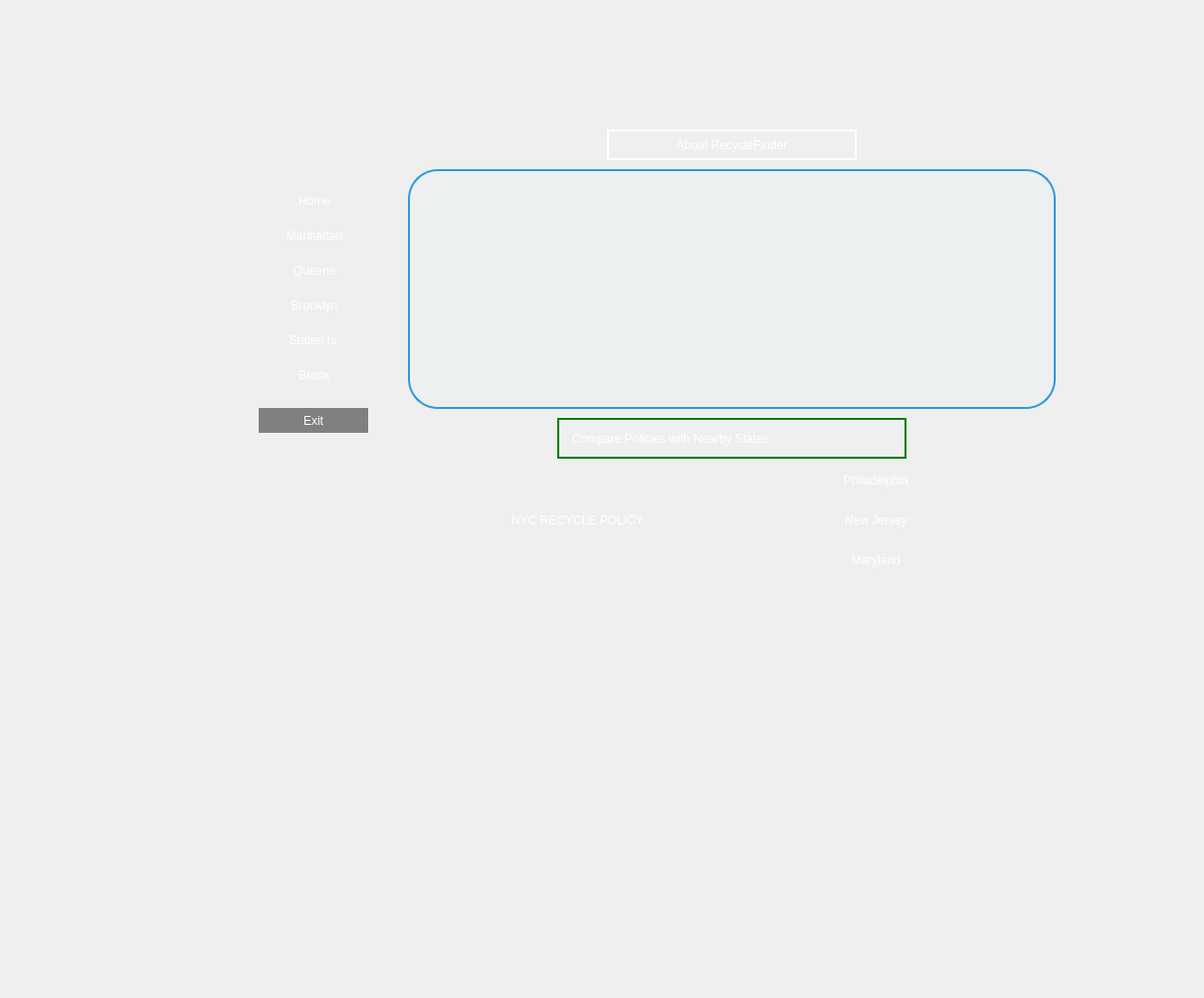
<?xml version="1.0" encoding="UTF-8"?>
<ui version="4.0">
 <class>RecyclingBinFinder</class>
 <widget class="QWidget" name="RecyclingBinFinder">
  <property name="geometry">
   <rect>
    <x>0</x>
    <y>0</y>
    <width>1210</width>
    <height>1003</height>
   </rect>
  </property>
  <property name="windowTitle">
   <string>RecyclingBinFinder</string>
  </property>
  <property name="styleSheet">
   <string notr="true">QWidget
{
	border: none;
	color:white;
	font: 700 22pt &quot;Arial&quot;;
	border-radius:30px;


}</string>
  </property>
  <widget class="QTextBrowser" name="displayWindow">
   <property name="geometry">
    <rect>
     <x>410</x>
     <y>170</y>
     <width>651</width>
     <height>241</height>
    </rect>
   </property>
   <property name="styleSheet">
    <string notr="true">QTextBrowser {
    border: 2px solid #3498db; /* Border color: Flat Blue */
    background-color: #ecf0f1; /* Light Gray Background */
    color: #2c3e50; /* Dark Gray Text Color */
    font: 700 18pt &quot;Arial&quot;;
    padding: 15px;
}

QTextBrowser::item {
    border-bottom: 2px solid black; 
    padding: 10px;
}

QTextBrowser::item:last {
    border-bottom: none; /* Remove border on the last item */
}</string>
   </property>
  </widget>
  <widget class="QWidget" name="layoutWidget">
   <property name="geometry">
    <rect>
     <x>260</x>
     <y>180</y>
     <width>112</width>
     <height>222</height>
    </rect>
   </property>
   <layout class="QVBoxLayout" name="verticalLayout">
    <item>
     <widget class="QPushButton" name="homeButton">
      <property name="styleSheet">
       <string notr="true">QPushButton {
    border: none;
    color: white;
     background: qlineargradient(x1:0, y1:0, x2:1, y2:1,
                                stop: 0 lightgreen, stop: 1 green);
    font: 700 22pt &quot;Arial&quot;;
    border-radius: 30px;
    transition: background-color 0.3s ease;
}
  

QPushButton:hover {
    background: qlineargradient(x1:0, y1:0, x2:1, y2:1,
                                stop: 0 green, stop: 1 darkgreen);
}
</string>
      </property>
      <property name="text">
       <string>Home</string>
      </property>
     </widget>
    </item>
    <item>
     <widget class="QPushButton" name="manButton">
      <property name="styleSheet">
       <string notr="true">QPushButton {
    border: none;
    color: white;
     background: qlineargradient(x1:0, y1:0, x2:1, y2:1,
                                stop: 0 lightgreen, stop: 1 green);
    font: 700 22pt &quot;Arial&quot;;
    border-radius: 30px;
    transition: background-color 0.3s ease;
}

 

QPushButton:hover {
    background: qlineargradient(x1:0, y1:0, x2:1, y2:1,
                                stop: 0 green, stop: 1 darkgreen);
}</string>
      </property>
      <property name="text">
       <string>Manhattan</string>
      </property>
      <property name="autoRepeat">
       <bool>false</bool>
      </property>
     </widget>
    </item>
    <item>
     <widget class="QPushButton" name="qnsButton">
      <property name="styleSheet">
       <string notr="true">QPushButton {
    border: none;
    color: white;
     background: qlineargradient(x1:0, y1:0, x2:1, y2:1,
                                stop: 0 lightgreen, stop: 1 green);
    
 
    font: 700 22pt &quot;Arial&quot;;
    border-radius: 30px;
    transition: background-color 0.3s ease;
}

   

QPushButton:hover {
    background: qlineargradient(x1:0, y1:0, x2:1, y2:1,
                                stop: 0 green, stop: 1 darkgreen);
}</string>
      </property>
      <property name="text">
       <string>Queens</string>
      </property>
     </widget>
    </item>
    <item>
     <widget class="QPushButton" name="bkButton">
      <property name="styleSheet">
       <string notr="true">QPushButton {
    border: none;
    color: white;
    background: qlineargradient(x1:0, y1:0, x2:1, y2:1,
                                stop: 0 lightgreen, stop: 1 green);
    
    font: 700 22pt &quot;Arial&quot;;
    border-radius: 30px;
    transition: background-color 0.3s ease;
}

 
QPushButton:hover {
    background: qlineargradient(x1:0, y1:0, x2:1, y2:1,
                                stop: 0 green, stop: 1 darkgreen);
    
}</string>
      </property>
      <property name="text">
       <string>Brooklyn</string>
      </property>
     </widget>
    </item>
    <item>
     <widget class="QPushButton" name="siButton">
      <property name="styleSheet">
       <string notr="true">QPushButton {
    border: none;
    color: white;
      background: qlineargradient(x1:0, y1:0, x2:1, y2:1,
                                stop: 0 lightgreen, stop: 1 green);
    font: 700 22pt &quot;Arial&quot;;
    border-radius: 30px;
    transition: background-color 0.3s ease;
}
     

QPushButton:hover {
    background: qlineargradient(x1:0, y1:0, x2:1, y2:1,
                                stop: 0 green, stop: 1 darkgreen);
}</string>
      </property>
      <property name="text">
       <string>Staten Is.</string>
      </property>
     </widget>
    </item>
    <item>
     <widget class="QPushButton" name="bxButton">
      <property name="styleSheet">
       <string notr="true">QPushButton {
    border: none;
    color: white;
    background: qlineargradient(x1:0, y1:0, x2:1, y2:1,
                                stop: 0 lightgreen, stop: 1 green);
    font: 700 22pt &quot;Arial&quot;;
    border-radius: 30px;
    transition: background-color 0.3s ease;
}



QPushButton:hover {
    background: qlineargradient(x1:0, y1:0, x2:1, y2:1,
                                stop: 0 green, stop: 1 darkgreen);
}</string>
      </property>
      <property name="text">
       <string>Bronx</string>
      </property>
     </widget>
    </item>
   </layout>
  </widget>
  <widget class="QPushButton" name="homeButton_2">
   <property name="geometry">
    <rect>
     <x>450</x>
     <y>510</y>
     <width>261</width>
     <height>25</height>
    </rect>
   </property>
   <property name="styleSheet">
    <string notr="true">QPushButton {
    border: none;
    color: white;
    background: qlineargradient(x1:0, y1:0, x2:1, y2:1,
                                stop: 0 lightblue, stop: 1 royalblue); /* Gradient from lightblue to royalblue */
    font: 700 22pt &quot;Arial&quot;;
    border-radius: 30px;
    transition: background-color 0.3s ease;
}

QPushButton:hover {
    background: qlineargradient(x1:0, y1:0, x2:1, y2:1,
                                stop: 0 royalblue, stop: 1 midnightblue); /* Gradient from royalblue to midnightblue on hover */
}</string>
   </property>
   <property name="text">
    <string>NYC RECYCLE POLICY</string>
   </property>
  </widget>
  <widget class="QPushButton" name="siButton_2">
   <property name="geometry">
    <rect>
     <x>260</x>
     <y>410</y>
     <width>110</width>
     <height>25</height>
    </rect>
   </property>
   <property name="styleSheet">
    <string notr="true">QPushButton
{
	border: none;
	color:white;
	background-color:grey;
	font: 700 22pt &quot;Arial&quot;;
	border-radius:30px;
}</string>
   </property>
   <property name="text">
    <string>Exit</string>
   </property>
  </widget>
  <widget class="QPushButton" name="qnsButton_2">
   <property name="geometry">
    <rect>
     <x>610</x>
     <y>130</y>
     <width>251</width>
     <height>31</height>
    </rect>
   </property>
   <property name="styleSheet">
    <string notr="true">QPushButton {
    border: 2px solid white;
    color: white;
     background: qlineargradient(x1:0, y1:0, x2:1, y2:1,
                                stop: 0 lightgreen, stop: 1 green);
    font: 700 22pt &quot;Arial&quot;;
    border-radius: 30px;
    transition: background-color 0.3s ease;
}

QPushButton:hover {
    background: qlineargradient(x1:0, y1:0, x2:1, y2:1,
                                stop: 0 green, stop: 1 darkgreen);
}</string>
   </property>
   <property name="text">
    <string>About RecycleFinder</string>
   </property>
  </widget>
  <widget class="QLabel" name="label_2">
   <property name="geometry">
    <rect>
     <x>560</x>
     <y>420</y>
     <width>351</width>
     <height>41</height>
    </rect>
   </property>
   <property name="styleSheet">
    <string notr="true">QLabel {
    color: white;
    background: qlineargradient(x1:0, y1:0, x2:1, y2:1,
                                 stop:0 #3498db, stop:1 #bdc3c7);
    border: 2px solid green;
    font: bold 18pt &quot;Arial&quot;;
    border-radius: 30px;
    padding: 10px;
}</string>
   </property>
   <property name="text">
    <string>Compare Policies with Nearby States</string>
   </property>
  </widget>
  <widget class="QPushButton" name="homeButton_3">
   <property name="geometry">
    <rect>
     <x>750</x>
     <y>470</y>
     <width>261</width>
     <height>25</height>
    </rect>
   </property>
   <property name="styleSheet">
    <string notr="true">QPushButton {
    border: none;
    color: white;
    background: qlineargradient(x1:0, y1:0, x2:1, y2:1,
                                stop: 0 lightblue, stop: 1 royalblue); /* Gradient from lightblue to royalblue */
    font: 700 22pt &quot;Arial&quot;;
    border-radius: 30px;
    transition: background-color 0.3s ease;
}

QPushButton:hover {
    background: qlineargradient(x1:0, y1:0, x2:1, y2:1,
                                stop: 0 royalblue, stop: 1 midnightblue); /* Gradient from royalblue to midnightblue on hover */
}</string>
   </property>
   <property name="text">
    <string>Philadelphia</string>
   </property>
  </widget>
  <widget class="QPushButton" name="homeButton_4">
   <property name="geometry">
    <rect>
     <x>750</x>
     <y>510</y>
     <width>261</width>
     <height>25</height>
    </rect>
   </property>
   <property name="styleSheet">
    <string notr="true">QPushButton {
    border: none;
    color: white;
    background: qlineargradient(x1:0, y1:0, x2:1, y2:1,
                                stop: 0 lightblue, stop: 1 royalblue); /* Gradient from lightblue to royalblue */
    font: 700 22pt &quot;Arial&quot;;
    border-radius: 30px;
    transition: background-color 0.3s ease;
}

QPushButton:hover {
    background: qlineargradient(x1:0, y1:0, x2:1, y2:1,
                                stop: 0 royalblue, stop: 1 midnightblue); /* Gradient from royalblue to midnightblue on hover */
}</string>
   </property>
   <property name="text">
    <string>New Jersey</string>
   </property>
  </widget>
  <widget class="QPushButton" name="homeButton_5">
   <property name="geometry">
    <rect>
     <x>750</x>
     <y>550</y>
     <width>261</width>
     <height>25</height>
    </rect>
   </property>
   <property name="styleSheet">
    <string notr="true">QPushButton {
    border: none;
    color: white;
    background: qlineargradient(x1:0, y1:0, x2:1, y2:1,
                                stop: 0 lightblue, stop: 1 royalblue); /* Gradient from lightblue to royalblue */
    font: 700 22pt &quot;Arial&quot;;
    border-radius: 30px;
    transition: background-color 0.3s ease;
}

QPushButton:hover {
    background: qlineargradient(x1:0, y1:0, x2:1, y2:1,
                                stop: 0 royalblue, stop: 1 midnightblue); /* Gradient from royalblue to midnightblue on hover */
}</string>
   </property>
   <property name="text">
    <string>Maryland</string>
   </property>
  </widget>
  <widget class="Line" name="line">
   <property name="geometry">
    <rect>
     <x>722</x>
     <y>470</y>
     <width>16</width>
     <height>111</height>
    </rect>
   </property>
   <property name="styleSheet">
    <string notr="true">Line{
border: 5px solid white;
}</string>
   </property>
   <property name="orientation">
    <enum>Qt::Vertical</enum>
   </property>
  </widget>
  <widget class="QFrame" name="frame">
   <property name="geometry">
    <rect>
     <x>140</x>
     <y>-10</y>
     <width>1201</width>
     <height>811</height>
    </rect>
   </property>
   <property name="styleSheet">
    <string notr="true">
QWidget
{
	border: none;
	color:white;
	font: 700 22pt &quot;Arial&quot;;
	border-radius:30px;
         background-image: url('/Users/abirmahmood/Desktop/Fall Classes 2023/csc 211H/honorsProject/Background-img.jpeg');

}</string>
   </property>
   <property name="frameShape">
    <enum>QFrame::StyledPanel</enum>
   </property>
   <property name="frameShadow">
    <enum>QFrame::Raised</enum>
   </property>
  </widget>
  <zorder>frame</zorder>
  <zorder>displayWindow</zorder>
  <zorder>layoutWidget</zorder>
  <zorder>homeButton_2</zorder>
  <zorder>siButton_2</zorder>
  <zorder>qnsButton_2</zorder>
  <zorder>label_2</zorder>
  <zorder>homeButton_3</zorder>
  <zorder>homeButton_4</zorder>
  <zorder>homeButton_5</zorder>
  <zorder>line</zorder>
 </widget>
 <resources/>
 <connections/>
</ui>
